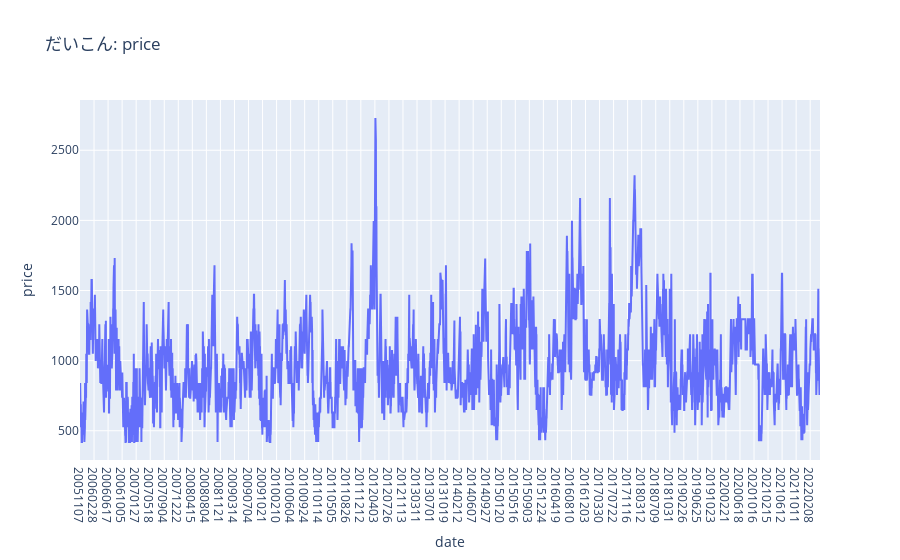

This figure's notebook cell:
### Code cell
uniques = train_df["kind"].unique()
print(uniques)

grps = train_df.groupby('kind')

for name, g_df in grps:
    if name == "だいこん":
        fig = go.Figure(data=go.Scatter(x=g_df["date"].apply(lambda x: str(x)), y=g_df["mode_price"]))
        fig.update_xaxes(title="date")
        fig.update_yaxes(title="price")
        fig.update_layout(title=f"{name}: price")
        iplot(fig)

### Figure 1 — Plotly figure (JSON) as saved in the notebook; plotly's stock layout.template omitted (floating-point values rounded to 4 significant figures; data arrays with more than 128 entries replaced by an {"elided": "..."} marker saying what was removed)
{"data": [{"type": "scatter", "x": {"elided": "4375 str values"}, "y": {"elided": "4375 float values"}}], "layout": {"title": {"text": "だいこん: price"}, "xaxis": {"title": {"text": "date"}}, "yaxis": {"title": {"text": "price"}}}}
